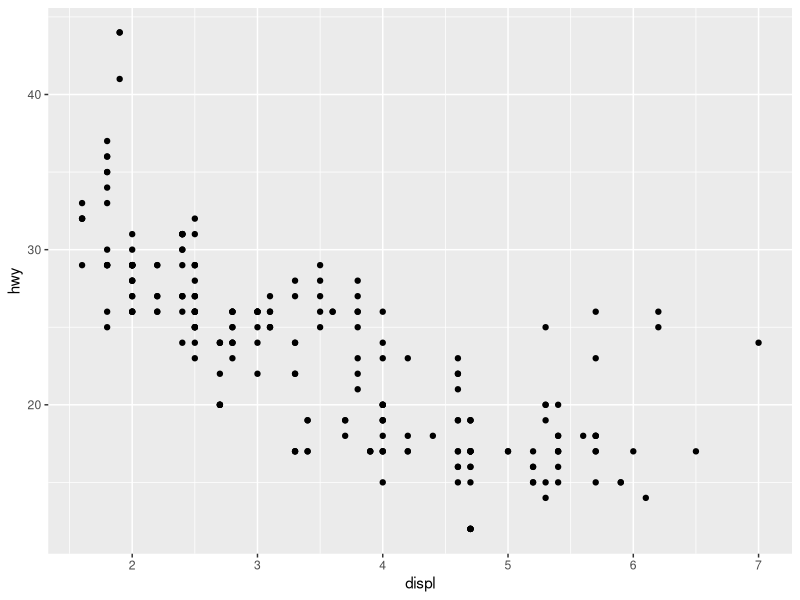
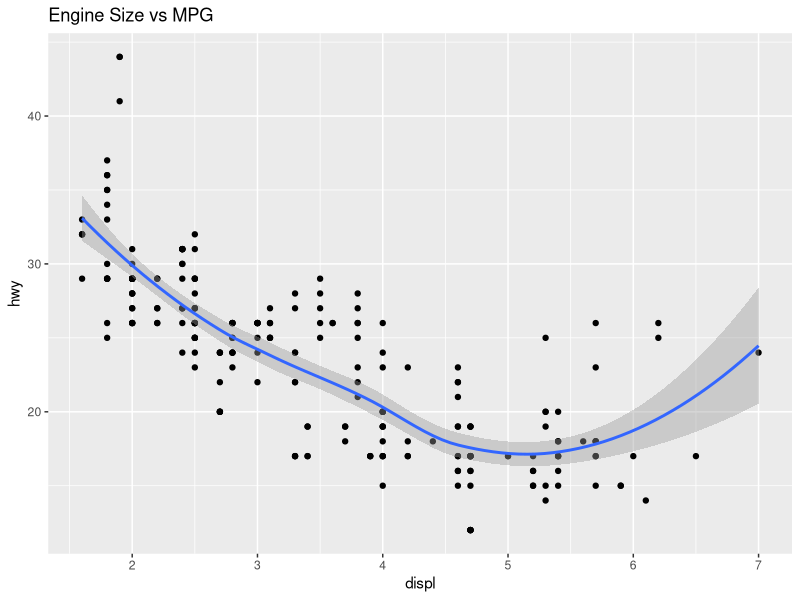
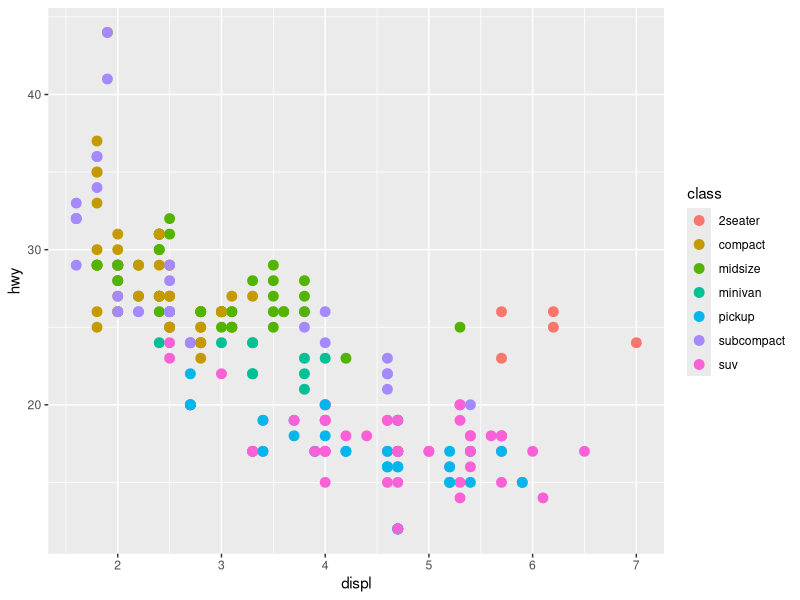
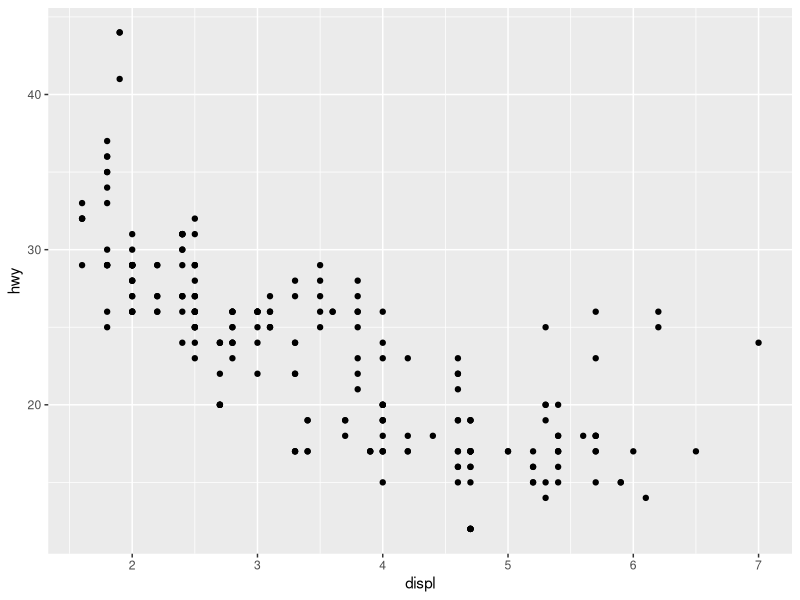
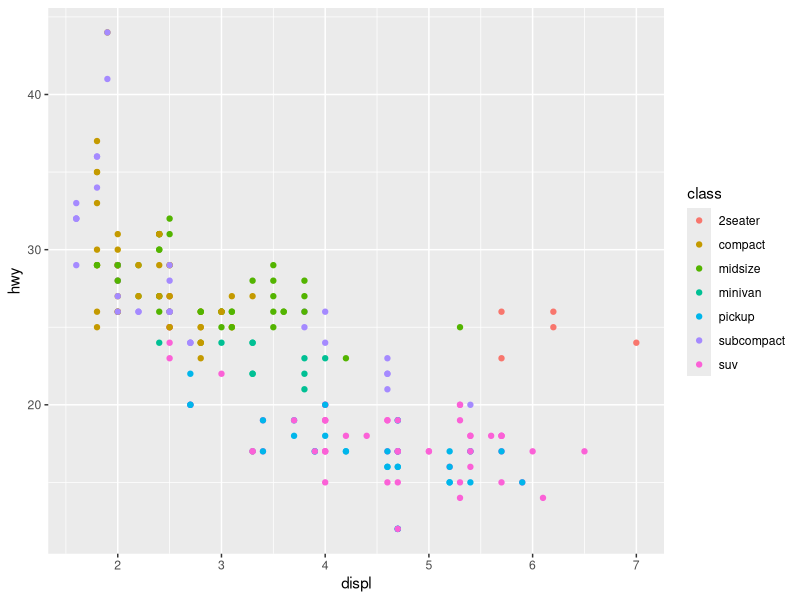
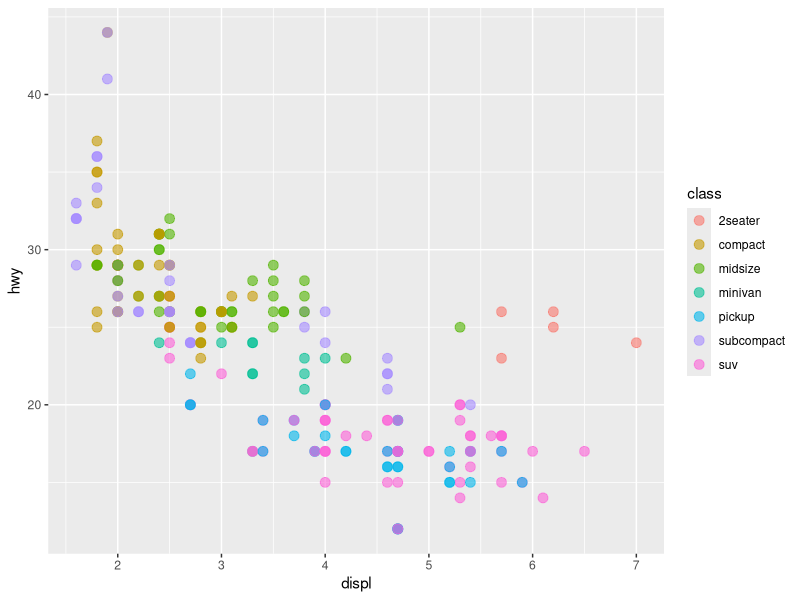
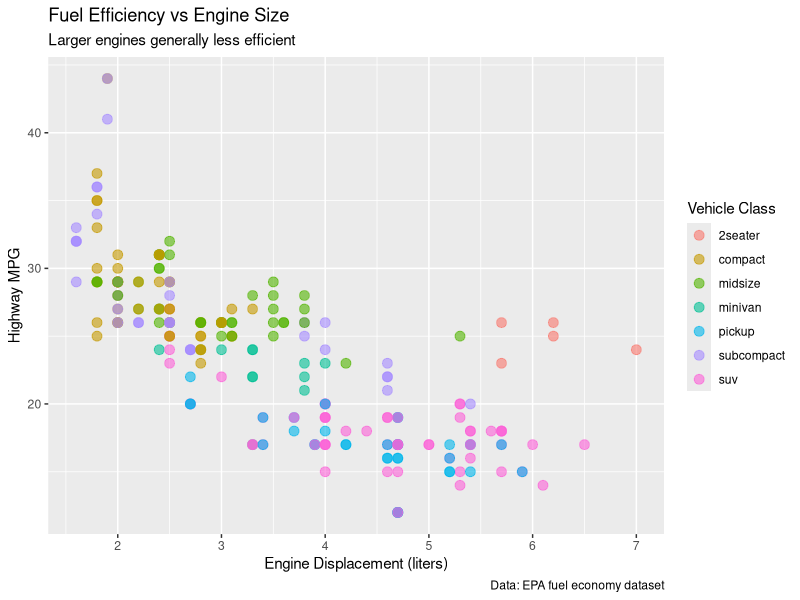
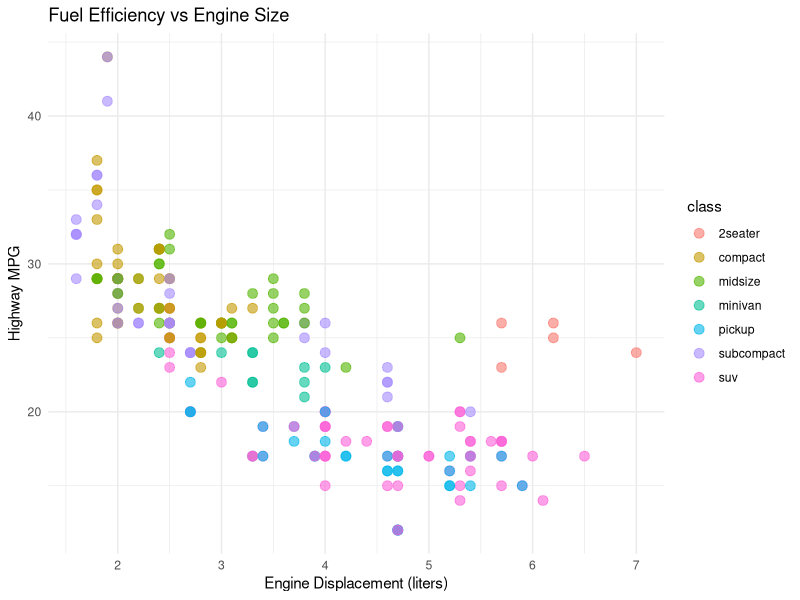

Recreate these plots in R, in order.
## ---- chunk 1
library(tidyverse)
ggplot(data = mpg, 
       aes(x = displ, y = hwy)) +
  geom_point()
## ---- chunk 2
library(tidyverse)
ggplot(mpg) +                    # 1. Data
  aes(x = displ, y = hwy) +      # 2. Aesthetics
  geom_point() +                 # 3. Geometry
  geom_smooth() +                # Add another layer
  labs(title = "Engine Size vs MPG")  # Labels
## ---- chunk 3
library(tidyverse)
# Mapping vs Setting
ggplot(mpg, aes(x = displ, 
                y = hwy,
                color = class)) +  # Mapped
  geom_point(size = 3)  # Set (all points)

# Color maps from data
# Size is fixed at 3
## ---- chunk 4
# Simple scatter plot
ggplot(mpg, aes(x = displ, y = hwy)) +
  geom_point()

# Add color by class
ggplot(mpg, aes(x = displ, y = hwy, color = class)) +
  geom_point()

# Customize point size and transparency
ggplot(mpg, aes(x = displ, y = hwy, color = class)) +
  geom_point(size = 3, alpha = 0.6)

# Add labels and title
ggplot(mpg, aes(x = displ, y = hwy, color = class)) +
  geom_point(size = 3, alpha = 0.6) +
  labs(
    title = "Fuel Efficiency vs Engine Size",
    subtitle = "Larger engines generally less efficient",
    x = "Engine Displacement (liters)",
    y = "Highway MPG",
    color = "Vehicle Class",
    caption = "Data: EPA fuel economy dataset"
  )

# Apply a theme
ggplot(mpg, aes(x = displ, y = hwy, color = class)) +
  geom_point(size = 3, alpha = 0.6) +
  labs(title = "Fuel Efficiency vs Engine Size",
       x = "Engine Displacement (liters)",
       y = "Highway MPG") +
  theme_minimal()
## ---- chunk 5
# Add smooth curve
ggplot(mpg, aes(x = displ, y = hwy)) +
  geom_point(alpha = 0.5) +
  geom_smooth()  # Default: LOESS

## ---- chunk 6
# Without confidence interval
ggplot(mpg, aes(x = displ, y = hwy)) +
  geom_point(alpha = 0.5) +
  geom_smooth(se = FALSE)
## ---- chunk 7
# Customize smooth appearance
ggplot(mpg, aes(x = displ, y = hwy)) +
  geom_point(alpha = 0.5) +
  geom_smooth(
    color = "red",
    linewidth = 1.5,
    se = TRUE,
    alpha = 0.2
  )
## ---- chunk 8
library(tidyverse)

# Add linear regression
ggplot(mpg, aes(x = displ, y = hwy)) +
  geom_point(alpha = 0.5) +
  geom_smooth(method = "lm")
## ---- chunk 9
library(tidyverse)
if (!require('ggpubr')) {
  install.packages('ggpubr')
  library('ggpubr')
}

# Show formula and R²
ggplot(mpg, aes(x = displ, y = hwy)) +
  geom_point(alpha = 0.5) +
  geom_smooth(method = "lm", 
              formula = y ~ x) +
  stat_regline_equation(
    label.y = 45, 
    aes(label = ..eq.label..)
  )

## ---- chunk 10
# Linear model per group
ggplot(mpg, aes(x = displ, y = hwy,
                color = drv)) +
  geom_point() +
  geom_smooth(method = "lm", se = FALSE)
## ---- chunk 11
# Add smooth curve
ggplot(mpg, aes(x = displ, y = hwy)) +
  geom_point(alpha = 0.5) +
  geom_smooth()  # Default: LOESS

## ---- chunk 12
# Without confidence interval
ggplot(mpg, aes(x = displ, y = hwy)) +
  geom_point(alpha = 0.5) +
  geom_smooth(se = FALSE)
## ---- chunk 13
# Customize smooth appearance
ggplot(mpg, aes(x = displ, y = hwy)) +
  geom_point(alpha = 0.5) +
  geom_smooth(
    color = "red",
    linewidth = 1.5,
    se = TRUE,
    alpha = 0.2
  )
## ---- chunk 14
# 1. Straight line through data points (ordered by x)
ggplot(mpg %>% filter(manufacturer == "audi"), 
       aes(x = year, y = hwy)) +
  geom_line(aes(group = model)) +
  geom_point()

# 2. Linear regression line (lm)
ggplot(mpg, aes(x = displ, y = hwy)) +
  geom_point() +
  geom_smooth(method = "lm",      # Linear model
              se = TRUE,           # Show confidence interval
              color = "blue",
              fill = "lightblue")

# 3. LOESS smooth (local regression - default)
ggplot(mpg, aes(x = displ, y = hwy)) +
  geom_point() +
  geom_smooth(method = "loess",   # Local regression
              span = 0.75,         # Smoothness (0.1-1)
              se = TRUE)

# 4. GAM (Generalized Additive Model)
ggplot(mpg, aes(x = displ, y = hwy)) +
  geom_point() +
  geom_smooth(method = "gam",     # More flexible curves
              formula = y ~ s(x, bs = "cs"))

# 5. Polynomial regression
ggplot(mpg, aes(x = displ, y = hwy)) +
  geom_point() +
  geom_smooth(method = "lm",
              formula = y ~ poly(x, 2))  # Quadratic

# 6. Reference lines (horizontal, vertical, diagonal)
ggplot(mpg, aes(x = cty, y = hwy)) +
  geom_point() +
  geom_abline(intercept = 0, slope = 1, # Diagonal: y = x
              linetype = "dashed", 
              color = "red") +
  geom_hline(yintercept = mean(mpg$hwy),  # Horizontal
             linetype = "dotted", 
             color = "blue") +
  geom_vline(xintercept = mean(mpg$cty),  # Vertical
             linetype = "dotdash", 
             color = "green")
## ---- chunk 15
# Available linetypes
df <- data.frame(
  x = 1:10,
  y = rep(1:6, length.out = 10)
)

ggplot(mpg, aes(x = displ, y = hwy)) +
  geom_point(alpha = 0.3) +
  geom_smooth(
    method = "lm", 
    linetype = "solid"
  )

# Options for linetype:
# "solid" (or 1)
# "dashed" (or 2)
# "dotted" (or 3)
# "dotdash" (or 4)
# "longdash" (or 5)
# "twodash" (or 6)

# Example with multiple lines
ggplot(mpg, aes(x = displ, y = hwy, 
                color = drv)) +
  geom_point() +
  geom_smooth(method = "lm", 
              se = FALSE,
              aes(linetype = drv))
## ---- chunk 16
# Control line appearance
ggplot(mpg, aes(x = displ, y = hwy)) +
  geom_point(alpha = 0.4) +
  geom_smooth(
    method = "lm",
    se = TRUE,
    color = "darkred",      # Line color
    fill = "pink",          # CI fill color
    linewidth = 1.5,        # Line width
    linetype = "dashed",    # Line type
    alpha = 0.3             # CI transparency
  )

# Multiple smooths with different methods
ggplot(mpg, aes(x = displ, y = hwy)) +
  geom_point(alpha = 0.4) +
  geom_smooth(
    method = "lm", 
    se = FALSE,
    color = "blue",
    aes(fill = "Linear")
  ) +
  geom_smooth(
    method = "loess",
    se = FALSE,
    color = "red",
    aes(fill = "LOESS")
  )
## ---- chunk 17
# Facet by one variable
ggplot(mpg, aes(x = displ, y = hwy)) +
  geom_point() +
  geom_smooth(method = "lm", se = FALSE) +
  facet_wrap(~ class)

# Facet by two variables (grid)
ggplot(mpg, aes(x = displ, y = hwy)) +
  geom_point() +
  facet_grid(drv ~ cyl)

# Free scales (each panel has own scale)
ggplot(mpg, aes(x = displ, y = hwy)) +
  geom_point() +
  geom_smooth(method = "lm", se = FALSE) +
  facet_wrap(~ class, scales = "free")

# Facet with different rows/columns
ggplot(mpg, aes(x = displ, y = hwy, color = drv)) +
  geom_point() +
  geom_smooth(method = "lm", se = FALSE) +
  facet_wrap(~ class, ncol = 3) +
  theme_minimal() +
  labs(
    title = "Fuel Efficiency by Vehicle Class",
    x = "Engine Displacement (L)",
    y = "Highway MPG",
    color = "Drive Type"
  )
## ---- chunk 18
# Basic scatter
ggplot(iris, 
       aes(x = Petal.Length, 
           y = Petal.Width,
           color = Species)) +
  geom_point(size = 3, alpha = 0.7)

# Add smooth lines per species
ggplot(iris, 
       aes(x = Petal.Length, 
           y = Petal.Width,
           color = Species)) +
  geom_point(size = 2, alpha = 0.6) +
  geom_smooth(method = "lm", 
              se = TRUE) +
  theme_minimal() +
  labs(
    title = "Iris Petal Dimensions",
    x = "Petal Length (cm)",
    y = "Petal Width (cm)"
  )
## ---- chunk 19
# Sepal vs Petal lengths
ggplot(iris, 
       aes(x = Sepal.Length, 
           y = Petal.Length,
           color = Species,
           shape = Species)) +
  geom_point(size = 3, alpha = 0.7) +
  geom_smooth(method = "lm", 
              se = FALSE,
              linewidth = 1) +
  theme_bw()

# All pairwise comparisons
library(GGally)
iris %>%
  select(everything()) %>%
  ggpairs(aes(color = Species))
## ---- chunk 20
# Box plots - Distribution by group
ggplot(mpg, aes(x = class, y = hwy, fill = class)) +
  geom_boxplot() +
  theme_minimal() +
  theme(axis.text.x = element_text(angle = 45, hjust = 1)) +
  labs(title = "Highway MPG by Vehicle Class")

# Violin plots - Similar to boxplot but shows distribution shape
ggplot(mpg, aes(x = class, y = hwy, fill = class)) +
  geom_violin() +
  geom_jitter(width = 0.2, alpha = 0.3) +
  theme_minimal()

# Histogram - Distribution of a single variable
ggplot(mpg, aes(x = hwy)) +
  geom_histogram(bins = 30, fill = "steelblue", color = "black") +
  theme_minimal() +
  labs(title = "Distribution of Highway MPG")

# Density plot - Smooth version of histogram
ggplot(mpg, aes(x = hwy, fill = drv)) +
  geom_density(alpha = 0.5) +
  theme_minimal() +
  labs(title = "Highway MPG Distribution by Drive Type")

# Bar chart - Counts or values
ggplot(mpg, aes(x = class, fill = drv)) +
  geom_bar(position = "dodge") +
  theme_minimal() +
  theme(axis.text.x = element_text(angle = 45, hjust = 1))
